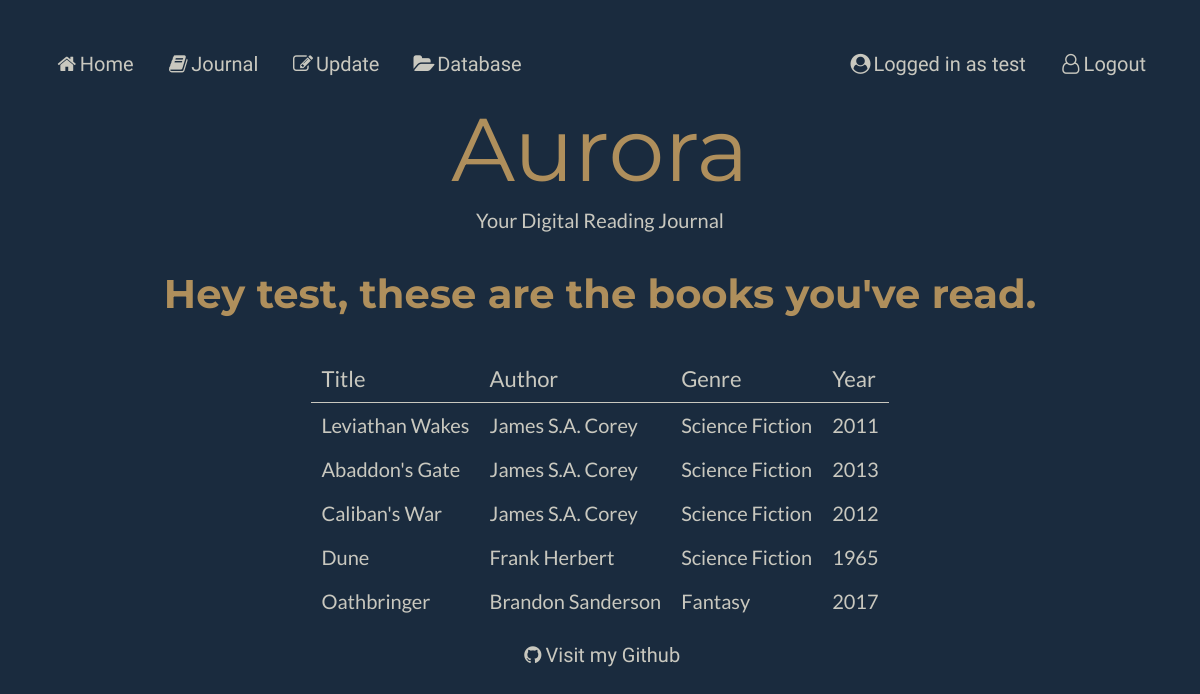
The page /journal (signed in) on the database as committed earlier.
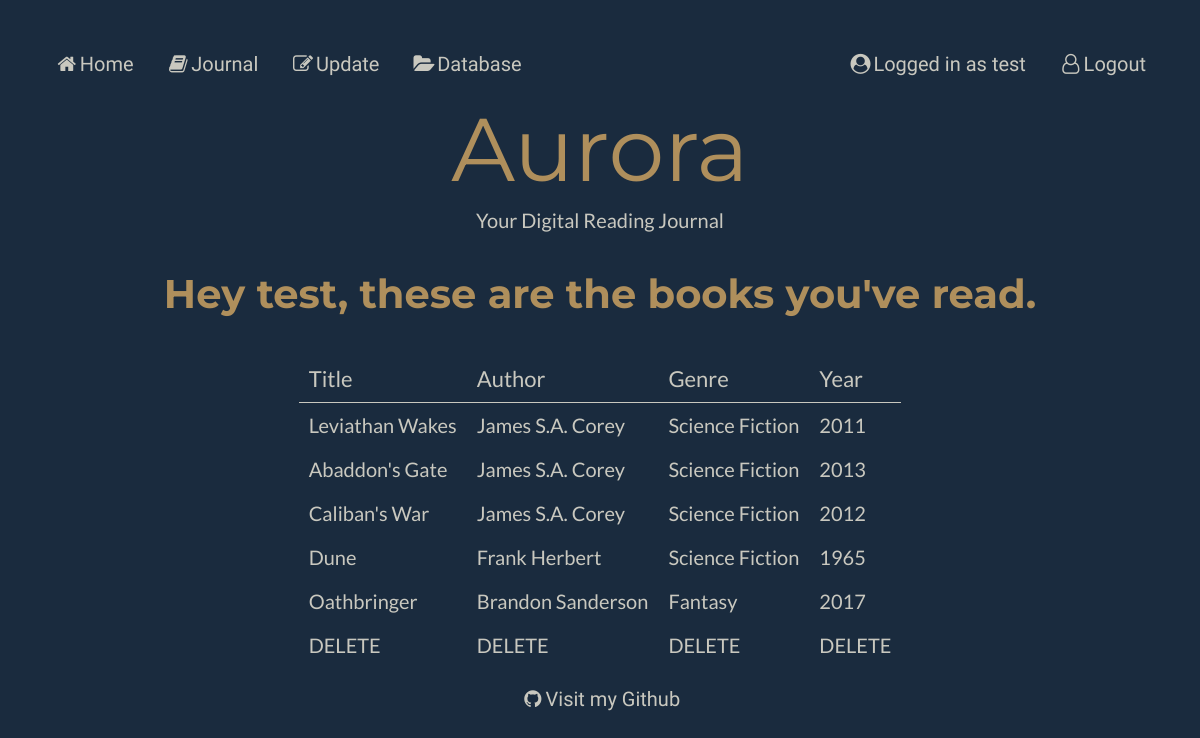
The same page on the database as committed later.
### models.py (models this page shows)
class Books (db.Model):
    __tablename__ = "Books"
    bookid = db.Column(db.Integer, primary_key=True)
    title = db.Column(db.String(80))
    synopsis = db.Column(db.String(80))
    year = db.Column(db.String(80))
    authors = db.relationship("Authors", secondary=BooksAuthors, back_populates="books")
    users = db.relationship("Users", secondary=BooksUsers, back_populates="books")
    genres = db.relationship("Genres", secondary=BooksGenres, back_populates="books")

### main.py (the view)
@app.route('/journal')
def journal():
    user = models.Users.query.filter_by(userid=session['user']).first_or_404()
    return render_template("journal.html", user=user, userid=user, page_title="Journal")

### main.py (called while the page is built)
@app.context_processor
def add_current_user():
    if session.get('user'): # if a user is logged in
        return dict(current_user=models.Users.query.get(session['user'])) # current user is equal to userinfo of user session
    return dict(current_user=None) # otherwise current user is none

### templates/journal.html
{% extends 'layout.html' %}
{% block content %}
{% if current_user %}
<h1>Hey {{current_user.username}}, these are the books you've read.</h1>
{% endif %}
<table id="journal">
        <tr>
            <th colspan = 1>Title</th>
            <th colspan = 1>Author</th>
            <th colspan = 1>Genre</th>
            <th colspan = 1>Year</th>
        </tr>
        {% for book in user.books %}
        <tr>
            <td><a href="/book/{{ book.title }}">{{ book.title }}</a></td>
            <td><a href="/author/{{book.authors|join(', ', attribute='name') }}">{{ book.authors|join(', ', attribute='name') }}</a></td>
            <td><a href="/genre/{{book.genres|join(', ', attribute='name') }}">{{ book.genres|join(', ', attribute='name') }}</a></td>
            <td>{{ book.year }} </td>
        </tr>
        {% endfor%}
    </table>
{% endblock %}

Rows that differ between the two databases and show on the page:
added Books: title "DELETE", authors "DELETE", genres "DELETE", year "DELETE"
